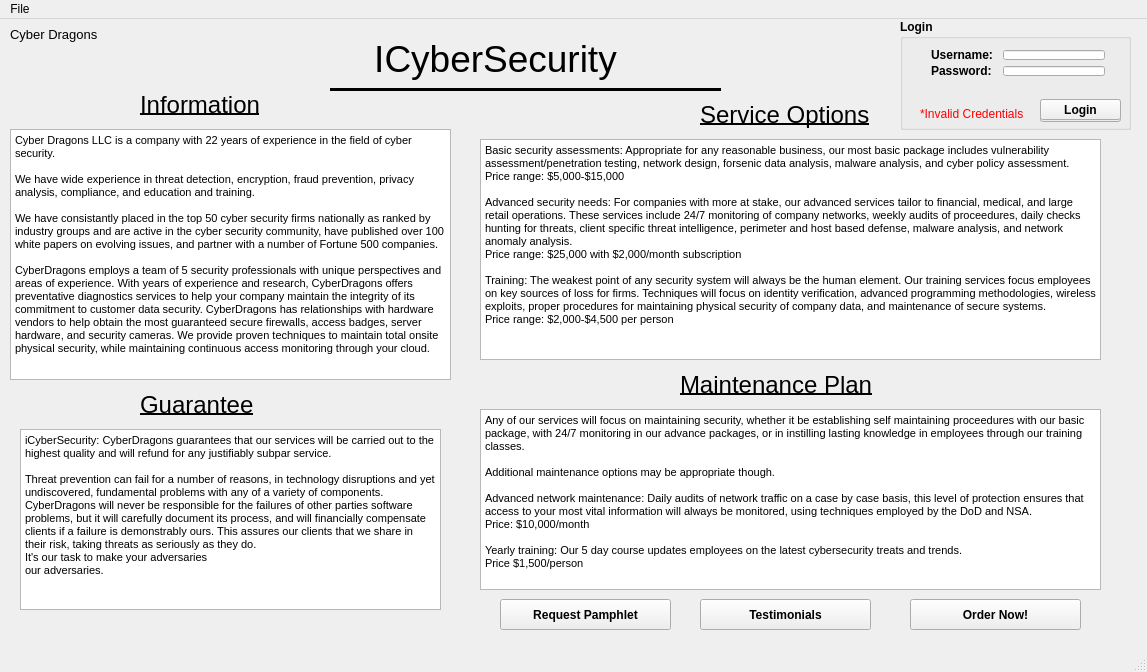
<?xml version="1.0" encoding="UTF-8"?>
<ui version="4.0">
 <class>MainWindow</class>
 <widget class="QMainWindow" name="MainWindow">
  <property name="geometry">
   <rect>
    <x>0</x>
    <y>0</y>
    <width>1147</width>
    <height>672</height>
   </rect>
  </property>
  <property name="windowTitle">
   <string>MainWindow</string>
  </property>
  <widget class="QWidget" name="centralWidget">
   <widget class="QGroupBox" name="groupBox">
    <property name="geometry">
     <rect>
      <x>900</x>
      <y>0</y>
      <width>231</width>
      <height>111</height>
     </rect>
    </property>
    <property name="font">
     <font>
      <weight>75</weight>
      <bold>true</bold>
     </font>
    </property>
    <property name="title">
     <string>Login</string>
    </property>
    <widget class="QLabel" name="label_validation">
     <property name="geometry">
      <rect>
       <x>20</x>
       <y>80</y>
       <width>121</width>
       <height>31</height>
      </rect>
     </property>
     <property name="font">
      <font>
       <weight>50</weight>
       <bold>false</bold>
      </font>
     </property>
     <property name="text">
      <string>&lt;html&gt;&lt;head/&gt;&lt;body&gt;&lt;p&gt;&lt;span style=&quot; color:#ff0000;&quot;&gt;*Invalid Credentials&lt;/span&gt;&lt;/p&gt;&lt;/body&gt;&lt;/html&gt;</string>
     </property>
    </widget>
    <widget class="QPushButton" name="pushButton">
     <property name="geometry">
      <rect>
       <x>140</x>
       <y>80</y>
       <width>81</width>
       <height>21</height>
      </rect>
     </property>
     <property name="text">
      <string>Login</string>
     </property>
    </widget>
    <widget class="QWidget" name="layoutWidget">
     <property name="geometry">
      <rect>
       <x>20</x>
       <y>20</y>
       <width>196</width>
       <height>48</height>
      </rect>
     </property>
     <layout class="QFormLayout" name="formLayout">
      <item row="0" column="0">
       <widget class="QLabel" name="label_username">
        <property name="text">
         <string>Username: </string>
        </property>
       </widget>
      </item>
      <item row="0" column="1">
       <widget class="QLineEdit" name="lineEdit_username"/>
      </item>
      <item row="1" column="0">
       <widget class="QLabel" name="label_password">
        <property name="font">
         <font>
          <weight>75</weight>
          <bold>true</bold>
         </font>
        </property>
        <property name="text">
         <string>Password:</string>
        </property>
       </widget>
      </item>
      <item row="1" column="1">
       <widget class="QLineEdit" name="lineEdit_password">
        <property name="echoMode">
         <enum>QLineEdit::Password</enum>
        </property>
       </widget>
      </item>
     </layout>
    </widget>
   </widget>
   <widget class="QPushButton" name="pushButton_logout">
    <property name="geometry">
     <rect>
      <x>1040</x>
      <y>80</y>
      <width>81</width>
      <height>23</height>
     </rect>
    </property>
    <property name="text">
     <string>Logout</string>
    </property>
   </widget>
   <widget class="QLabel" name="label_title">
    <property name="geometry">
     <rect>
      <x>250</x>
      <y>10</y>
      <width>491</width>
      <height>61</height>
     </rect>
    </property>
    <property name="text">
     <string>&lt;html&gt;&lt;head/&gt;&lt;body&gt;&lt;p align=&quot;center&quot;&gt;&lt;span style=&quot; font-size:28pt;&quot;&gt;ICyberSecurity&lt;/span&gt;&lt;/p&gt;&lt;/body&gt;&lt;/html&gt;</string>
    </property>
   </widget>
   <widget class="Line" name="line">
    <property name="geometry">
     <rect>
      <x>330</x>
      <y>60</y>
      <width>391</width>
      <height>21</height>
     </rect>
    </property>
    <property name="frameShadow">
     <enum>QFrame::Plain</enum>
    </property>
    <property name="lineWidth">
     <number>3</number>
    </property>
    <property name="orientation">
     <enum>Qt::Horizontal</enum>
    </property>
   </widget>
   <widget class="QLabel" name="label_info">
    <property name="geometry">
     <rect>
      <x>140</x>
      <y>70</y>
      <width>151</width>
      <height>31</height>
     </rect>
    </property>
    <property name="font">
     <font>
      <pointsize>18</pointsize>
      <weight>50</weight>
      <bold>false</bold>
      <underline>true</underline>
     </font>
    </property>
    <property name="text">
     <string>Information</string>
    </property>
   </widget>
   <widget class="QTextBrowser" name="textBrowser">
    <property name="geometry">
     <rect>
      <x>10</x>
      <y>110</y>
      <width>441</width>
      <height>251</height>
     </rect>
    </property>
    <property name="html">
     <string>&lt;!DOCTYPE HTML PUBLIC &quot;-//W3C//DTD HTML 4.0//EN&quot; &quot;http://www.w3.org/TR/REC-html40/strict.dtd&quot;&gt;
&lt;html&gt;&lt;head&gt;&lt;meta name=&quot;qrichtext&quot; content=&quot;1&quot; /&gt;&lt;style type=&quot;text/css&quot;&gt;
p, li { white-space: pre-wrap; }
&lt;/style&gt;&lt;/head&gt;&lt;body style=&quot; font-family:'MS Shell Dlg 2'; font-size:8.25pt; font-weight:400; font-style:normal;&quot;&gt;
&lt;p style=&quot; margin-top:0px; margin-bottom:0px; margin-left:0px; margin-right:0px; -qt-block-indent:0; text-indent:0px;&quot;&gt;&lt;span style=&quot; font-size:8pt;&quot;&gt;Cyber Dragons LLC is a company with 22 years of experience in the field of cyber security.  &lt;/span&gt;&lt;/p&gt;
&lt;p style=&quot;-qt-paragraph-type:empty; margin-top:0px; margin-bottom:0px; margin-left:0px; margin-right:0px; -qt-block-indent:0; text-indent:0px; font-size:8pt;&quot;&gt;&lt;br /&gt;&lt;/p&gt;
&lt;p style=&quot; margin-top:0px; margin-bottom:0px; margin-left:0px; margin-right:0px; -qt-block-indent:0; text-indent:0px;&quot;&gt;&lt;span style=&quot; font-size:8pt;&quot;&gt;We have wide experience in threat detection, encryption, fraud prevention, privacy analysis, compliance, and education and training.  &lt;/span&gt;&lt;/p&gt;
&lt;p style=&quot;-qt-paragraph-type:empty; margin-top:0px; margin-bottom:0px; margin-left:0px; margin-right:0px; -qt-block-indent:0; text-indent:0px; font-size:8pt;&quot;&gt;&lt;br /&gt;&lt;/p&gt;
&lt;p style=&quot; margin-top:0px; margin-bottom:0px; margin-left:0px; margin-right:0px; -qt-block-indent:0; text-indent:0px;&quot;&gt;&lt;span style=&quot; font-size:8pt;&quot;&gt;We have consistantly placed in the top 50 cyber security firms nationally as ranked by industry groups and are active in the cyber security community, have published over 100 white papers on evolving issues, and partner with a number of Fortune 500 companies. &lt;/span&gt;&lt;/p&gt;
&lt;p style=&quot;-qt-paragraph-type:empty; margin-top:0px; margin-bottom:0px; margin-left:0px; margin-right:0px; -qt-block-indent:0; text-indent:0px; font-size:8pt;&quot;&gt;&lt;br /&gt;&lt;/p&gt;
&lt;p style=&quot; margin-top:0px; margin-bottom:0px; margin-left:0px; margin-right:0px; -qt-block-indent:0; text-indent:0px;&quot;&gt;&lt;span style=&quot; font-size:8pt;&quot;&gt;CyberDragons employs a team of 5 security professionals with unique perspectives and areas of experience. With years of experience and research, CyberDragons offers preventative diagnostics services to help your company maintain the integrity of its commitment to customer data security. CyberDragons has relationships with hardware vendors to help obtain the most guaranteed secure firewalls, access badges, server hardware, and security cameras. We provide proven techniques to maintain total onsite physical security, while maintaining continuous access monitoring through your cloud. &lt;/span&gt;&lt;/p&gt;&lt;/body&gt;&lt;/html&gt;</string>
    </property>
   </widget>
   <widget class="QLabel" name="label_gaurantee">
    <property name="geometry">
     <rect>
      <x>140</x>
      <y>370</y>
      <width>151</width>
      <height>31</height>
     </rect>
    </property>
    <property name="font">
     <font>
      <pointsize>18</pointsize>
      <weight>50</weight>
      <bold>false</bold>
      <underline>true</underline>
     </font>
    </property>
    <property name="text">
     <string>Guarantee</string>
    </property>
   </widget>
   <widget class="QTextBrowser" name="textBrowser_2">
    <property name="geometry">
     <rect>
      <x>20</x>
      <y>410</y>
      <width>421</width>
      <height>181</height>
     </rect>
    </property>
    <property name="html">
     <string>&lt;!DOCTYPE HTML PUBLIC &quot;-//W3C//DTD HTML 4.0//EN&quot; &quot;http://www.w3.org/TR/REC-html40/strict.dtd&quot;&gt;
&lt;html&gt;&lt;head&gt;&lt;meta name=&quot;qrichtext&quot; content=&quot;1&quot; /&gt;&lt;style type=&quot;text/css&quot;&gt;
p, li { white-space: pre-wrap; }
&lt;/style&gt;&lt;/head&gt;&lt;body style=&quot; font-family:'MS Shell Dlg 2'; font-size:8.25pt; font-weight:400; font-style:normal;&quot;&gt;
&lt;p style=&quot; margin-top:0px; margin-bottom:0px; margin-left:0px; margin-right:0px; -qt-block-indent:0; text-indent:0px;&quot;&gt;&lt;span style=&quot; font-size:8pt;&quot;&gt;iCyberSecurity: CyberDragons guarantees that our services will be carried out to the highest quality and will refund for any justifiably subpar service. &lt;/span&gt;&lt;/p&gt;
&lt;p style=&quot;-qt-paragraph-type:empty; margin-top:0px; margin-bottom:0px; margin-left:0px; margin-right:0px; -qt-block-indent:0; text-indent:0px; font-size:8pt;&quot;&gt;&lt;br /&gt;&lt;/p&gt;
&lt;p style=&quot; margin-top:0px; margin-bottom:0px; margin-left:0px; margin-right:0px; -qt-block-indent:0; text-indent:0px;&quot;&gt;&lt;span style=&quot; font-size:8pt;&quot;&gt;Threat prevention can fail for a number of reasons, in technology disruptions and yet undiscovered, fundamental problems with any of a variety of components. CyberDragons will never be responsible for the failures of other parties software problems, but it will carefully document its process, and will financially compensate clients if a failure is demonstrably ours. This assures our clients that we share in their risk, taking threats as seriously as they do. &lt;/span&gt;&lt;/p&gt;
&lt;p style=&quot; margin-top:0px; margin-bottom:0px; margin-left:0px; margin-right:0px; -qt-block-indent:0; text-indent:0px;&quot;&gt;&lt;span style=&quot; font-size:8pt;&quot;&gt;It's our task to make your adversaries &lt;/span&gt;&lt;/p&gt;
&lt;p style=&quot; margin-top:0px; margin-bottom:0px; margin-left:0px; margin-right:0px; -qt-block-indent:0; text-indent:0px;&quot;&gt;&lt;span style=&quot; font-size:8pt;&quot;&gt;our adversaries. &lt;/span&gt;&lt;/p&gt;&lt;/body&gt;&lt;/html&gt;</string>
    </property>
   </widget>
   <widget class="QTextBrowser" name="textBrowser_3">
    <property name="geometry">
     <rect>
      <x>480</x>
      <y>120</y>
      <width>621</width>
      <height>221</height>
     </rect>
    </property>
    <property name="html">
     <string>&lt;!DOCTYPE HTML PUBLIC &quot;-//W3C//DTD HTML 4.0//EN&quot; &quot;http://www.w3.org/TR/REC-html40/strict.dtd&quot;&gt;
&lt;html&gt;&lt;head&gt;&lt;meta name=&quot;qrichtext&quot; content=&quot;1&quot; /&gt;&lt;style type=&quot;text/css&quot;&gt;
p, li { white-space: pre-wrap; }
&lt;/style&gt;&lt;/head&gt;&lt;body style=&quot; font-family:'MS Shell Dlg 2'; font-size:8.25pt; font-weight:400; font-style:normal;&quot;&gt;
&lt;p style=&quot; margin-top:0px; margin-bottom:0px; margin-left:0px; margin-right:0px; -qt-block-indent:0; text-indent:0px;&quot;&gt;&lt;span style=&quot; font-size:8pt;&quot;&gt;Basic security assessments: Appropriate for any reasonable business, our most basic package includes vulnerability assessment/penetration testing, network design, forsenic data analysis, malware analysis, and cyber policy assessment. &lt;/span&gt;&lt;/p&gt;
&lt;p style=&quot; margin-top:0px; margin-bottom:0px; margin-left:0px; margin-right:0px; -qt-block-indent:0; text-indent:0px;&quot;&gt;&lt;span style=&quot; font-size:8pt;&quot;&gt;Price range: $5,000-$15,000&lt;/span&gt;&lt;/p&gt;
&lt;p style=&quot;-qt-paragraph-type:empty; margin-top:0px; margin-bottom:0px; margin-left:0px; margin-right:0px; -qt-block-indent:0; text-indent:0px; font-size:8pt;&quot;&gt;&lt;br /&gt;&lt;/p&gt;
&lt;p style=&quot; margin-top:0px; margin-bottom:0px; margin-left:0px; margin-right:0px; -qt-block-indent:0; text-indent:0px;&quot;&gt;&lt;span style=&quot; font-size:8pt;&quot;&gt;Advanced security needs: For companies with more at stake, our advanced services tailor to financial, medical, and large retail operations. These services include 24/7 monitoring of company networks, weekly audits of proceedures, daily checks hunting for threats, client specific threat intelligence, perimeter and host based defense, malware analysis, and network anomaly analysis.&lt;/span&gt;&lt;/p&gt;
&lt;p style=&quot; margin-top:0px; margin-bottom:0px; margin-left:0px; margin-right:0px; -qt-block-indent:0; text-indent:0px;&quot;&gt;&lt;span style=&quot; font-size:8pt;&quot;&gt;Price range: $25,000 with $2,000/month subscription&lt;/span&gt;&lt;/p&gt;
&lt;p style=&quot;-qt-paragraph-type:empty; margin-top:0px; margin-bottom:0px; margin-left:0px; margin-right:0px; -qt-block-indent:0; text-indent:0px; font-size:8pt;&quot;&gt;&lt;br /&gt;&lt;/p&gt;
&lt;p style=&quot; margin-top:0px; margin-bottom:0px; margin-left:0px; margin-right:0px; -qt-block-indent:0; text-indent:0px;&quot;&gt;&lt;span style=&quot; font-size:8pt;&quot;&gt;Training: The weakest point of any security system will always be the human element. Our training services focus employees on key sources of loss for firms. Techniques will focus on identity verification, advanced programming methodologies, wireless exploits, proper procedures for maintaining physical security of company data, and maintenance of secure systems.&lt;/span&gt;&lt;/p&gt;
&lt;p style=&quot; margin-top:0px; margin-bottom:0px; margin-left:0px; margin-right:0px; -qt-block-indent:0; text-indent:0px;&quot;&gt;&lt;span style=&quot; font-size:8pt;&quot;&gt;Price range: $2,000-$4,500 per person&lt;/span&gt;&lt;/p&gt;&lt;/body&gt;&lt;/html&gt;</string>
    </property>
   </widget>
   <widget class="QLabel" name="label_serviceopt">
    <property name="geometry">
     <rect>
      <x>700</x>
      <y>80</y>
      <width>181</width>
      <height>31</height>
     </rect>
    </property>
    <property name="font">
     <font>
      <pointsize>18</pointsize>
      <weight>50</weight>
      <bold>false</bold>
      <underline>true</underline>
     </font>
    </property>
    <property name="text">
     <string>Service Options</string>
    </property>
   </widget>
   <widget class="QTextBrowser" name="textBrowser_4">
    <property name="geometry">
     <rect>
      <x>480</x>
      <y>390</y>
      <width>621</width>
      <height>181</height>
     </rect>
    </property>
    <property name="html">
     <string>&lt;!DOCTYPE HTML PUBLIC &quot;-//W3C//DTD HTML 4.0//EN&quot; &quot;http://www.w3.org/TR/REC-html40/strict.dtd&quot;&gt;
&lt;html&gt;&lt;head&gt;&lt;meta name=&quot;qrichtext&quot; content=&quot;1&quot; /&gt;&lt;style type=&quot;text/css&quot;&gt;
p, li { white-space: pre-wrap; }
&lt;/style&gt;&lt;/head&gt;&lt;body style=&quot; font-family:'MS Shell Dlg 2'; font-size:8.25pt; font-weight:400; font-style:normal;&quot;&gt;
&lt;p style=&quot; margin-top:0px; margin-bottom:0px; margin-left:0px; margin-right:0px; -qt-block-indent:0; text-indent:0px;&quot;&gt;&lt;span style=&quot; font-size:8pt;&quot;&gt;Any of our services will focus on maintaining security, whether it be establishing self maintaining proceedures with our basic package, with 24/7 monitoring in our advance packages, or in instilling lasting knowledge in employees through our training classes. &lt;/span&gt;&lt;/p&gt;
&lt;p style=&quot;-qt-paragraph-type:empty; margin-top:0px; margin-bottom:0px; margin-left:0px; margin-right:0px; -qt-block-indent:0; text-indent:0px; font-size:8pt;&quot;&gt;&lt;br /&gt;&lt;/p&gt;
&lt;p style=&quot; margin-top:0px; margin-bottom:0px; margin-left:0px; margin-right:0px; -qt-block-indent:0; text-indent:0px;&quot;&gt;&lt;span style=&quot; font-size:8pt;&quot;&gt;Additional maintenance options may be appropriate though.&lt;/span&gt;&lt;/p&gt;
&lt;p style=&quot;-qt-paragraph-type:empty; margin-top:0px; margin-bottom:0px; margin-left:0px; margin-right:0px; -qt-block-indent:0; text-indent:0px; font-size:8pt;&quot;&gt;&lt;br /&gt;&lt;/p&gt;
&lt;p style=&quot; margin-top:0px; margin-bottom:0px; margin-left:0px; margin-right:0px; -qt-block-indent:0; text-indent:0px;&quot;&gt;&lt;span style=&quot; font-size:8pt;&quot;&gt;Advanced network maintenance: Daily audits of network traffic on a case by case basis, this level of protection ensures that access to your most vital information will always be monitored, using techniques employed by the DoD and NSA. &lt;/span&gt;&lt;/p&gt;
&lt;p style=&quot; margin-top:0px; margin-bottom:0px; margin-left:0px; margin-right:0px; -qt-block-indent:0; text-indent:0px;&quot;&gt;&lt;span style=&quot; font-size:8pt;&quot;&gt;Price: $10,000/month&lt;/span&gt;&lt;/p&gt;
&lt;p style=&quot;-qt-paragraph-type:empty; margin-top:0px; margin-bottom:0px; margin-left:0px; margin-right:0px; -qt-block-indent:0; text-indent:0px; font-size:8pt;&quot;&gt;&lt;br /&gt;&lt;/p&gt;
&lt;p style=&quot; margin-top:0px; margin-bottom:0px; margin-left:0px; margin-right:0px; -qt-block-indent:0; text-indent:0px;&quot;&gt;&lt;span style=&quot; font-size:8pt;&quot;&gt;Yearly training: Our 5 day course updates employees on the latest cybersecurity treats and trends.  &lt;/span&gt;&lt;/p&gt;
&lt;p style=&quot; margin-top:0px; margin-bottom:0px; margin-left:0px; margin-right:0px; -qt-block-indent:0; text-indent:0px;&quot;&gt;&lt;span style=&quot; font-size:8pt;&quot;&gt;Price $1,500/person&lt;/span&gt;&lt;/p&gt;&lt;/body&gt;&lt;/html&gt;</string>
    </property>
   </widget>
   <widget class="QLabel" name="label_maintenance">
    <property name="geometry">
     <rect>
      <x>680</x>
      <y>350</y>
      <width>231</width>
      <height>31</height>
     </rect>
    </property>
    <property name="font">
     <font>
      <pointsize>18</pointsize>
      <weight>50</weight>
      <bold>false</bold>
      <underline>true</underline>
     </font>
    </property>
    <property name="text">
     <string>Maintenance Plan</string>
    </property>
   </widget>
   <widget class="QPushButton" name="pushButton_order">
    <property name="geometry">
     <rect>
      <x>910</x>
      <y>580</y>
      <width>171</width>
      <height>31</height>
     </rect>
    </property>
    <property name="font">
     <font>
      <weight>75</weight>
      <bold>true</bold>
     </font>
    </property>
    <property name="text">
     <string>Order Now!</string>
    </property>
   </widget>
   <widget class="QPushButton" name="pushButton_requestpamplet">
    <property name="geometry">
     <rect>
      <x>500</x>
      <y>580</y>
      <width>171</width>
      <height>31</height>
     </rect>
    </property>
    <property name="font">
     <font>
      <weight>75</weight>
      <bold>true</bold>
     </font>
    </property>
    <property name="text">
     <string>Request Pamphlet</string>
    </property>
   </widget>
   <widget class="QPushButton" name="pushButton_testimonials">
    <property name="geometry">
     <rect>
      <x>700</x>
      <y>580</y>
      <width>171</width>
      <height>31</height>
     </rect>
    </property>
    <property name="font">
     <font>
      <weight>75</weight>
      <bold>true</bold>
     </font>
    </property>
    <property name="text">
     <string>Testimonials</string>
    </property>
   </widget>
   <widget class="QLabel" name="dragonpic">
    <property name="geometry">
     <rect>
      <x>590</x>
      <y>-40</y>
      <width>211</width>
      <height>151</height>
     </rect>
    </property>
    <property name="text">
     <string/>
    </property>
    <property name="pixmap">
     <pixmap resource="Resources.qrc">:/assets/assets/drag.png</pixmap>
    </property>
    <property name="scaledContents">
     <bool>true</bool>
    </property>
   </widget>
   <widget class="QLabel" name="gaurantee">
    <property name="geometry">
     <rect>
      <x>320</x>
      <y>520</y>
      <width>111</width>
      <height>91</height>
     </rect>
    </property>
    <property name="text">
     <string/>
    </property>
    <property name="pixmap">
     <pixmap resource="Resources.qrc">:/assets/assets/Guarantee.png</pixmap>
    </property>
    <property name="scaledContents">
     <bool>true</bool>
    </property>
   </widget>
   <widget class="QLabel" name="label_company">
    <property name="geometry">
     <rect>
      <x>10</x>
      <y>0</y>
      <width>171</width>
      <height>31</height>
     </rect>
    </property>
    <property name="text">
     <string>&lt;html&gt;&lt;head/&gt;&lt;body&gt;&lt;p&gt;&lt;span style=&quot; font-size:10pt;&quot;&gt;Cyber Dragons&lt;/span&gt;&lt;/p&gt;&lt;/body&gt;&lt;/html&gt;</string>
    </property>
   </widget>
   <zorder>pushButton_logout</zorder>
   <zorder>label_title</zorder>
   <zorder>line</zorder>
   <zorder>label_info</zorder>
   <zorder>textBrowser</zorder>
   <zorder>label_gaurantee</zorder>
   <zorder>textBrowser_2</zorder>
   <zorder>textBrowser_3</zorder>
   <zorder>label_serviceopt</zorder>
   <zorder>textBrowser_4</zorder>
   <zorder>label_maintenance</zorder>
   <zorder>groupBox</zorder>
   <zorder>pushButton_order</zorder>
   <zorder>pushButton_requestpamplet</zorder>
   <zorder>pushButton_testimonials</zorder>
   <zorder>dragonpic</zorder>
   <zorder>gaurantee</zorder>
   <zorder>label_company</zorder>
  </widget>
  <widget class="QMenuBar" name="menuBar">
   <property name="geometry">
    <rect>
     <x>0</x>
     <y>0</y>
     <width>1147</width>
     <height>21</height>
    </rect>
   </property>
   <widget class="QMenu" name="menuFile">
    <property name="title">
     <string>File</string>
    </property>
    <addaction name="actionAdmin_Login"/>
    <addaction name="actionProgram_Instructions"/>
    <addaction name="actionContact_Information"/>
   </widget>
   <addaction name="menuFile"/>
  </widget>
  <widget class="QStatusBar" name="statusBar"/>
  <action name="actionAdmin_Login">
   <property name="text">
    <string>Admin Login</string>
   </property>
  </action>
  <action name="actionProgram_Instructions">
   <property name="text">
    <string>Program Instructions</string>
   </property>
  </action>
  <action name="actionContact_Information">
   <property name="text">
    <string>Contact Information</string>
   </property>
  </action>
 </widget>
 <layoutdefault spacing="6" margin="11"/>
 <resources>
  <include location="Resources.qrc"/>
 </resources>
 <connections>
  <connection>
   <sender>lineEdit_password</sender>
   <signal>returnPressed()</signal>
   <receiver>pushButton</receiver>
   <slot>click()</slot>
   <hints>
    <hint type="sourcelabel">
     <x>1025</x>
     <y>88</y>
    </hint>
    <hint type="destinationlabel">
     <x>1069</x>
     <y>127</y>
    </hint>
   </hints>
  </connection>
 </connections>
</ui>
